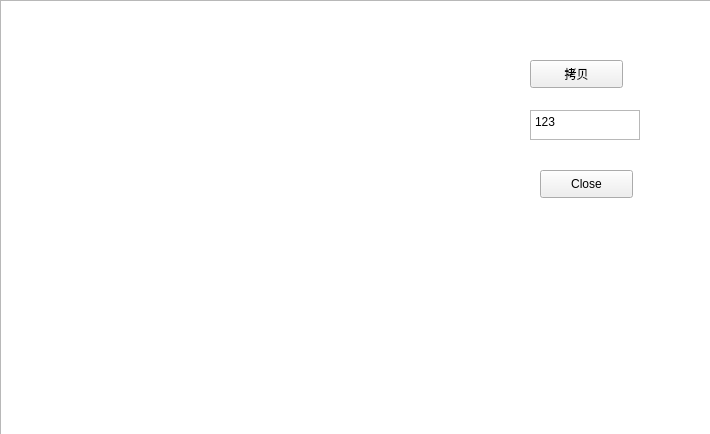
<?xml version="1.0" encoding="UTF-8"?>
<ui version="4.0">
 <class>DosWindow</class>
 <widget class="QMainWindow" name="DosWindow">
  <property name="geometry">
   <rect>
    <x>0</x>
    <y>0</y>
    <width>710</width>
    <height>434</height>
   </rect>
  </property>
  <property name="windowTitle">
   <string>IMAGE_DOS_HEADER</string>
  </property>
  <property name="unifiedTitleAndToolBarOnMac">
   <bool>false</bool>
  </property>
  <widget class="QWidget" name="centralwidget">
   <widget class="QPushButton" name="CloseButton">
    <property name="geometry">
     <rect>
      <x>540</x>
      <y>170</y>
      <width>93</width>
      <height>28</height>
     </rect>
    </property>
    <property name="text">
     <string>Close</string>
    </property>
   </widget>
   <widget class="QPlainTextEdit" name="plainTextEdit">
    <property name="geometry">
     <rect>
      <x>0</x>
      <y>0</y>
      <width>851</width>
      <height>691</height>
     </rect>
    </property>
   </widget>
   <widget class="QPushButton" name="CopyButton">
    <property name="geometry">
     <rect>
      <x>530</x>
      <y>60</y>
      <width>93</width>
      <height>28</height>
     </rect>
    </property>
    <property name="text">
     <string>拷贝</string>
    </property>
    <property name="shortcut">
     <string>Ctrl+C</string>
    </property>
    <property name="autoDefault">
     <bool>false</bool>
    </property>
    <property name="default">
     <bool>false</bool>
    </property>
    <property name="flat">
     <bool>false</bool>
    </property>
   </widget>
   <widget class="QTextBrowser" name="textBrowser">
    <property name="enabled">
     <bool>true</bool>
    </property>
    <property name="geometry">
     <rect>
      <x>530</x>
      <y>110</y>
      <width>110</width>
      <height>30</height>
     </rect>
    </property>
    <property name="minimumSize">
     <size>
      <width>110</width>
      <height>30</height>
     </size>
    </property>
    <property name="maximumSize">
     <size>
      <width>110</width>
      <height>30</height>
     </size>
    </property>
    <property name="mouseTracking">
     <bool>false</bool>
    </property>
    <property name="html">
     <string>&lt;!DOCTYPE HTML PUBLIC &quot;-//W3C//DTD HTML 4.0//EN&quot; &quot;http://www.w3.org/TR/REC-html40/strict.dtd&quot;&gt;
&lt;html&gt;&lt;head&gt;&lt;meta name=&quot;qrichtext&quot; content=&quot;1&quot; /&gt;&lt;style type=&quot;text/css&quot;&gt;
p, li { white-space: pre-wrap; }
&lt;/style&gt;&lt;/head&gt;&lt;body style=&quot; font-family:'SimSun'; font-size:9pt; font-weight:400; font-style:normal;&quot;&gt;
&lt;p style=&quot; margin-top:0px; margin-bottom:0px; margin-left:0px; margin-right:0px; -qt-block-indent:0; text-indent:0px;&quot;&gt;123&lt;/p&gt;&lt;/body&gt;&lt;/html&gt;</string>
    </property>
    <property name="acceptRichText">
     <bool>false</bool>
    </property>
    <property name="openLinks">
     <bool>false</bool>
    </property>
   </widget>
   <zorder>plainTextEdit</zorder>
   <zorder>CloseButton</zorder>
   <zorder>CopyButton</zorder>
   <zorder>textBrowser</zorder>
  </widget>
 </widget>
 <resources/>
 <connections/>
</ui>
